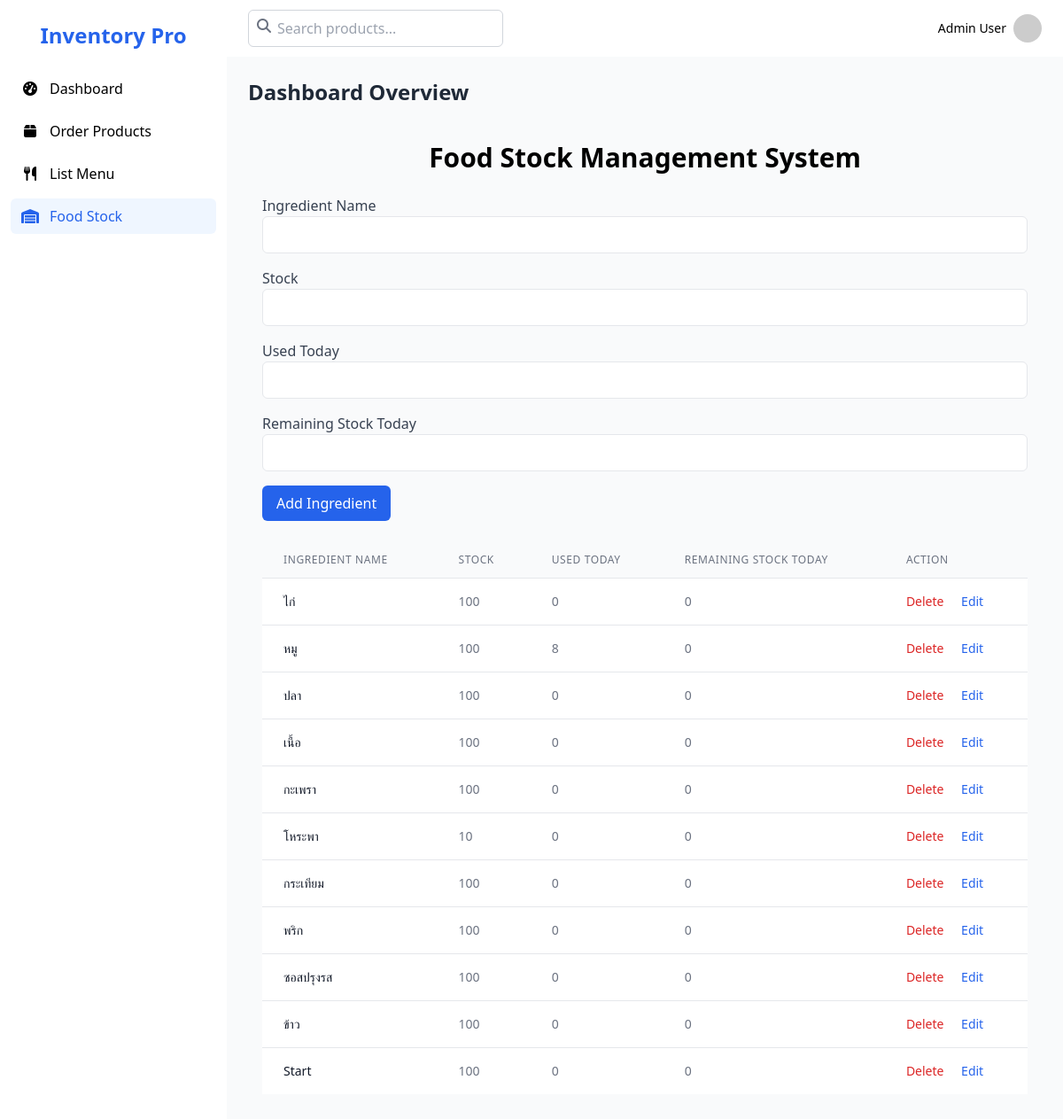
The page /client/cate.php on the database its author committed.
### tables this page shows
CREATE TABLE `ingredients` (
  `id` int(6) UNSIGNED NOT NULL,
  `name` varchar(50) NOT NULL,
  `stock` int(6) NOT NULL,
  `used_today` int(6) NOT NULL,
  `remaining_stock` int(6) NOT NULL
);

### client/cate.php (the view, shortened to what this page needs)
<?php
try {
    $stmt = $conn->prepare("SELECT * FROM ingredients");
    $stmt->execute();
    $ingredients = $stmt->fetchAll(PDO::FETCH_ASSOC);
} catch (PDOException $e) {
    echo "<script>
            Swal.fire({
                title: 'Error!',
                text: 'Database error: " . $e->getMessage() . "',
                icon: 'error',
                confirmButtonText: 'OK'
            });
          </script>";
}
?>
<!DOCTYPE html>
<html lang="en">
<head>
  <script src="https://cdn.tailwindcss.com"></script>
  <link rel="stylesheet" href="https://cdnjs.cloudflare.com/ajax/libs/font-awesome/6.6.0/css/all.min.css" />
</head>
<body class="flex h-screen overflow-hidden bg-gray-50">
  <aside class="hidden w-64 flex-shrink-0 bg-white shadow-lg lg:block">
    <div class="flex h-full flex-col">
      <div class="flex items-center justify-center p-6">
        <h1 class="text-2xl font-bold text-blue-600">Inventory Pro</h1>
      </div>
      <nav class="flex-1 space-y-2 px-3">
        <a href="main.php" class="w-full flex items-center px-3 py-2 hover:bg-blue-50 hover:text-blue-600">
          <i class="fas fa-tachometer-alt fa-fw mr-3"></i>
          Dashboard
        </a>
        <a href="orderproduct.php" class="w-full flex items-center px-3 py-2 hover:bg-blue-50 hover:text-blue-600">
          <i class="fas fa-box fa-fw mr-3"></i>
          Order Products
        </a>
        <a href="productcate.php" class="w-full flex items-center px-3 py-2 hover:bg-blue-50 hover:text-blue-600">
          <i class="fas fa-utensils fa-fw mr-3"></i>
          List Menu
        </a>
        <a href="cate.php" class="w-full flex items-center px-3 py-2 bg-blue-50 text-blue-600 rounded-md" aria-current="page" aria-label="Current page: Food Stock">
          <i class="fas fa-warehouse fa-fw mr-3" aria-hidden="true"></i>
          Food Stock
        </a>
      </nav>
    </div>
  </aside>
  <div class="flex flex-1 flex-col overflow-hidden">
    <header class="flex h-16 items-center justify-between bg-white px-6 shadow-sm">
      <div class="flex items-center">
        <div class="relative">
          <i class="fas fa-search absolute left-2.5 top-2.5 h-4 w-4 text-gray-500"></i>
          <input
            class="w-72 pl-8 py-2 border border-gray-300 rounded-md focus:ring-2 focus:ring-blue-500"
            placeholder="Search products..."
            type="search"
          />
        </div>
      </div>
      <div class="relative">
        <button class="flex items-center">
          <span class="mr-2 text-sm font-medium">Admin User</span>
          <img
            alt="Admin avatar"
            class="h-8 w-8 rounded-full"
            src="https://via.placeholder.com/32"
          />
        </button>
      </div>
    </header>
    <main class="flex-1 overflow-y-auto bg-gray-50 p-6">
      <h2 class="mb-6 text-2xl font-semibold text-gray-800">Dashboard Overview</h2>
      <div class="container mx-auto p-4">
        <h1 class="text-3xl font-bold mb-6 text-center">Food Stock Management System</h1>
        <form method="POST" class="mb-6">
          <div class="mb-4">
            <label class="block text-gray-700">Ingredient Name</label>
            <input type="text" name="name" class="w-full px-3 py-2 border rounded-md" required>
          </div>
          <div class="mb-4">
            <label class="block text-gray-700">Stock</label>
            <input type="number" name="stock" class="w-full px-3 py-2 border rounded-md" required>
          </div>
          <div class="mb-4">
            <label class="block text-gray-700">Used Today</label>
            <input type="number" name="used_today" class="w-full px-3 py-2 border rounded-md" required>
          </div>
          <div class="mb-4">
            <label class="block text-gray-700">Remaining Stock Today</label>
            <input type="number" name="remaining_stock" class="w-full px-3 py-2 border rounded-md" required>
          </div>
          <button type="submit" class="px-4 py-2 bg-blue-600 text-white rounded-md">Add Ingredient</button>
        </form>
        <table class="min-w-full divide-y divide-gray-200">
          <thead>
            <tr>
              <th class="px-6 py-3 text-left text-xs font-medium text-gray-500 uppercase tracking-wider">Ingredient Name</th>
              <th class="px-6 py-3 text-left text-xs font-medium text-gray-500 uppercase tracking-wider">Stock</th>
              <th class="px-6 py-3 text-left text-xs font-medium text-gray-500 uppercase tracking-wider">Used Today</th>
              <th class="px-6 py-3 text-left text-xs font-medium text-gray-500 uppercase tracking-wider">Remaining Stock Today</th>
              <th class="px-6 py-3 text-left text-xs font-medium text-gray-500 uppercase tracking-wider">Action</th>
            </tr>
          </thead>
          <tbody class="bg-white divide-y divide-gray-200">
            <?php foreach ($ingredients as $ingredient): ?>
              <tr>
                <td class='px-6 py-4 whitespace-nowrap text-sm font-medium text-gray-900'><?= $ingredient['name'] ?></td>
                <td class='px-6 py-4 whitespace-nowrap text-sm text-gray-500'><?= $ingredient['stock'] ?></td>
                <td class='px-6 py-4 whitespace-nowrap text-sm text-gray-500'><?= $ingredient['used_today'] ?></td>
                <td class='px-6 py-4 whitespace-nowrap text-sm text-gray-500'><?= $ingredient['remaining_stock'] ?></td>
                <td class='px-6 py-4 whitespace-nowrap text-sm text-gray-500'>
                  <form method='POST' class='inline'>
                    <button type='submit' class='text-red-600 hover:text-red-900'>Delete</button>
                  </form>
                  <button onclick="editIngredient(<?= $ingredient['id'] ?>, '<?= $ingredient['name'] ?>', <?= $ingredient['stock'] ?>, <?= $ingredient['used_today'] ?>, <?= $ingredient['remaining_stock'] ?>)" class='text-blue-600 hover:text-blue-900 ml-4'>Edit</button>
                </td>
              </tr>
            <?php endforeach; ?>
          </tbody>
        </table>
      </div>
    </main>
  </div>
</body>
</html>

### rows shown on the page
ingredients: name "ไก่", stock "100", used_today "0", remaining_stock "0"
ingredients: name "หมู", stock "100", used_today "8", remaining_stock "0"
ingredients: name "ปลา", stock "100", used_today "0", remaining_stock "0"
ingredients: name "เนื้อ", stock "100", used_today "0", remaining_stock "0"
ingredients: name "กะเพรา", stock "100", used_today "0", remaining_stock "0"
ingredients: name "โหระพา", stock "10", used_today "0", remaining_stock "0"
ingredients: name "กระเทียม", stock "100", used_today "0", remaining_stock "0"
ingredients: name "พริก", stock "100", used_today "0", remaining_stock "0"
ingredients: name "ซอสปรุงรส", stock "100", used_today "0", remaining_stock "0"
ingredients: name "ข้าว", stock "100", used_today "0", remaining_stock "0"
ingredients: name "Start", stock "100", used_today "0", remaining_stock "0"
